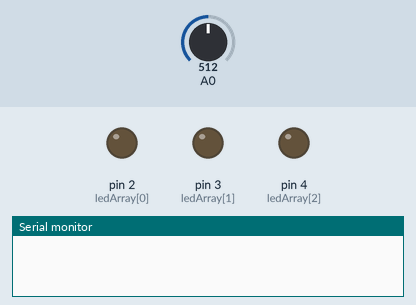
The sketch below on a simulated Arduino Uno, built with avr-gcc and run on an emulated ATmega328P. Shown: output pins drawn as LEDs (lit = HIGH), the last lines printed to the serial monitor. The test bench sets the inputs (shaded band); at power-on: A0 = 512.

Above: at 0.1 s.
At 39.39 s:
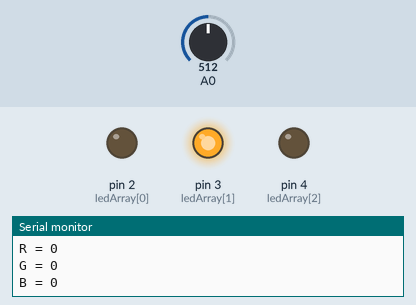
Timing chart, 0 to 40.0 s (numbered marks = the images above):
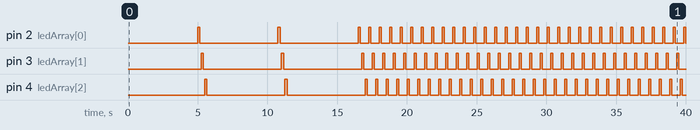

The sketch:

DIY_Color_Sensor.ino
```cpp
int ledArray[] = {2,3,4};


boolean balanceSet = false;


int red = 0;
int green = 0;
int blue = 0;


float colourArray[] = {0,0,0};
float whiteArray[] = {0,0,0};
float blackArray[] = {0,0,0};


int avgRead;

void setup(){

  pinMode(2,OUTPUT);
  pinMode(3,OUTPUT);
  pinMode(4,OUTPUT);


  Serial.begin(9600);

}

void loop(){

    checkBalance();
    checkColour();
    printColour();
    }

void checkBalance(){

  if(balanceSet == false){
    setBalance();
  }
}

void setBalance(){
  //set white balance
   delay(5000);

  for(int i = 0;i<=2;i++){
     digitalWrite(ledArray[i],HIGH);
     delay(100);
     getReading(5);
     whiteArray[i] = avgRead;
     digitalWrite(ledArray[i],LOW);
     delay(100);
  }


    delay(5000);

  for(int i = 0;i<=2;i++){
     digitalWrite(ledArray[i],HIGH);
     delay(100);
     getReading(5);
     blackArray[i] = avgRead;
     //blackArray[i] = analogRead(2);
     digitalWrite(ledArray[i],LOW);
     delay(100);
  }

  balanceSet = true;

  delay(5000);
  }

void checkColour(){
    for(int i = 0;i<=2;i++){
     digitalWrite(ledArray[i],HIGH);
     delay(100);
     getReading(5);
     colourArray[i] = avgRead;
     float greyDiff = whiteArray[i] - blackArray[i];
     colourArray[i] = (colourArray[i] - blackArray[i])/(greyDiff)*255; //the reading returned minus the lowest value divided by the possible range multiplied by 255 will give us a value roughly between 0-255 representing the value for the current reflectivity(for the colour it is exposed to) of what is being scanned
     digitalWrite(ledArray[i],LOW);
     delay(100);
  }
}
void getReading(int times){
  int reading;
  int tally=0;

for(int i = 0;i < times;i++){
   reading = analogRead(0);
   tally = reading + tally;
   delay(10);
}

avgRead = (tally)/times;
}


void printColour(){
Serial.print("R = ");
Serial.println(int(colourArray[0]));
Serial.print("G = ");
Serial.println(int(colourArray[1]));
Serial.print("B = ");
Serial.println(int(colourArray[2]));
//delay(2000);
}
```

Measured:
- by itself, pin 2 (ledArray[0]): goes HIGH 0.15 s, LOW 5.6 s, HIGH 0.15 s, LOW 5.6 s, 31 × (HIGH 0.15 s, LOW 0.60 s), HIGH 0.15 s, then LOW
- by itself, pin 3 (ledArray[1]), pin 4 (ledArray[2]): goes HIGH 0.15 s, LOW 5.6 s, HIGH 0.15 s, LOW 5.6 s, 30 × (HIGH 0.15 s, LOW 0.60 s), HIGH 0.15 s, then LOW
